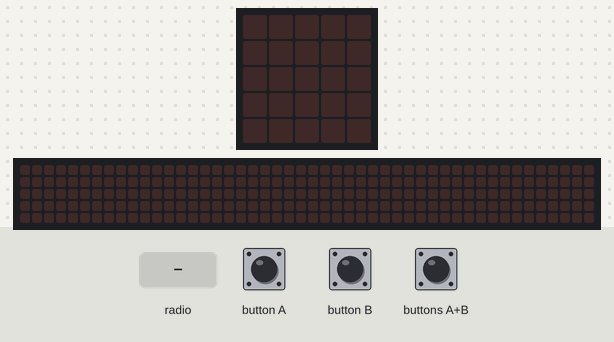
Recording of a program running on a simulated BBC micro:bit (MakeCode). Shown: the board's 5×5 LED display, a strip that is not on the board, showing the scrolling text unrolled. The test bench sets the inputs (shaded band). The 48×5 strip is a reading aid, not a part: it shows the text the display is scrolling, unrolled, one strip-width of it at a time.

Above: at 1.2 s.
1.3 s: radio message "AHOJ" arrives
At 1.37 s:
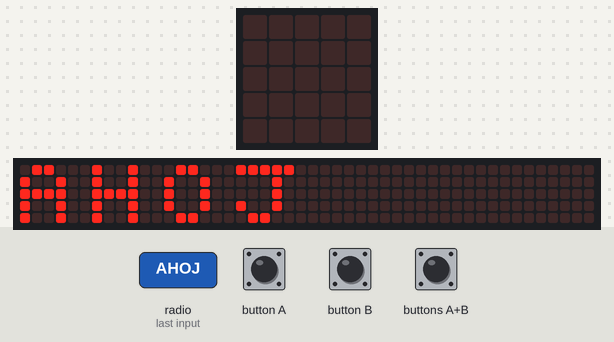
4.3 s: radio message "SOS" arrives
At 5.87 s:
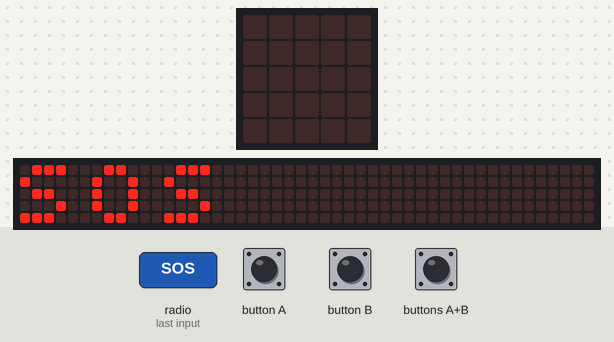
7.3 s: radio message "KIS KIS" arrives
At 13.0 s:
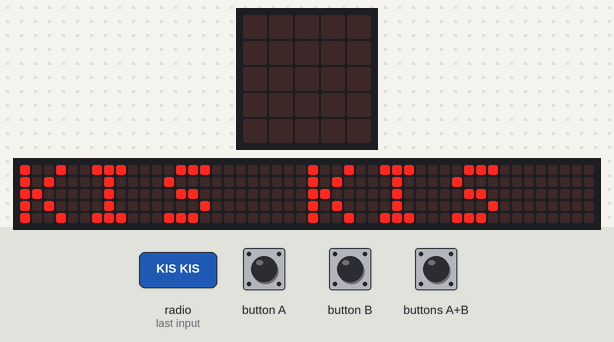

The program:

main.ts
```typescript
input.onButtonPressed(Button.A, function () {
    radio.sendString("AHOJ")
})
input.onButtonPressed(Button.AB, function () {
    radio.sendString("KIS KIS")
})
radio.onReceivedString(function (receivedString) {
    basic.showString(receivedString)
})
input.onButtonPressed(Button.B, function () {
    radio.sendString("SOS")
})
radio.setGroup(1)
```

test.ts
```typescript
// Tady jsou testy. Při použití tohoto balíčku jako rozšíření nebude zkompilováno.
```

Measured:
- after the input at 1.3 s, the display: changes at once (image 1)
- after the input at 4.3 s, the display: first differs from a run without the input after 1.5 s (image 2)
- after the input at 7.3 s, the display: first differs from a run without the input after 2.1 s (image 3)
- what the display in image 3 shows lasts 0.6 s, from 12.6 s to 13.2 s
